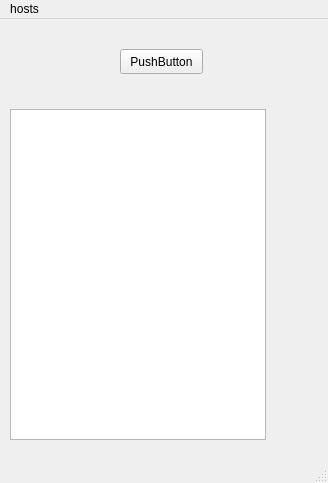
<?xml version="1.0" encoding="UTF-8"?>
<ui version="4.0">
 <class>MainWindow</class>
 <widget class="QMainWindow" name="MainWindow">
  <property name="windowModality">
   <enum>Qt::ApplicationModal</enum>
  </property>
  <property name="geometry">
   <rect>
    <x>0</x>
    <y>0</y>
    <width>328</width>
    <height>483</height>
   </rect>
  </property>
  <property name="sizePolicy">
   <sizepolicy hsizetype="MinimumExpanding" vsizetype="MinimumExpanding">
    <horstretch>0</horstretch>
    <verstretch>0</verstretch>
   </sizepolicy>
  </property>
  <property name="windowTitle">
   <string>Abu-Trika</string>
  </property>
  <widget class="QWidget" name="centralwidget">
   <widget class="QListView" name="listView">
    <property name="geometry">
     <rect>
      <x>10</x>
      <y>90</y>
      <width>256</width>
      <height>331</height>
     </rect>
    </property>
   </widget>
   <widget class="QPushButton" name="pushButton">
    <property name="geometry">
     <rect>
      <x>120</x>
      <y>30</y>
      <width>83</width>
      <height>25</height>
     </rect>
    </property>
    <property name="text">
     <string>PushButton</string>
    </property>
   </widget>
  </widget>
  <widget class="QMenuBar" name="menubar">
   <property name="geometry">
    <rect>
     <x>0</x>
     <y>0</y>
     <width>328</width>
     <height>22</height>
    </rect>
   </property>
   <widget class="QMenu" name="menuhosts">
    <property name="title">
     <string>hosts</string>
    </property>
    <addaction name="actionsearch_host"/>
   </widget>
   <addaction name="menuhosts"/>
  </widget>
  <widget class="QStatusBar" name="statusbar"/>
  <action name="actionsearch_host">
   <property name="text">
    <string>scan live hosts</string>
   </property>
  </action>
 </widget>
 <resources/>
 <connections/>
</ui>
